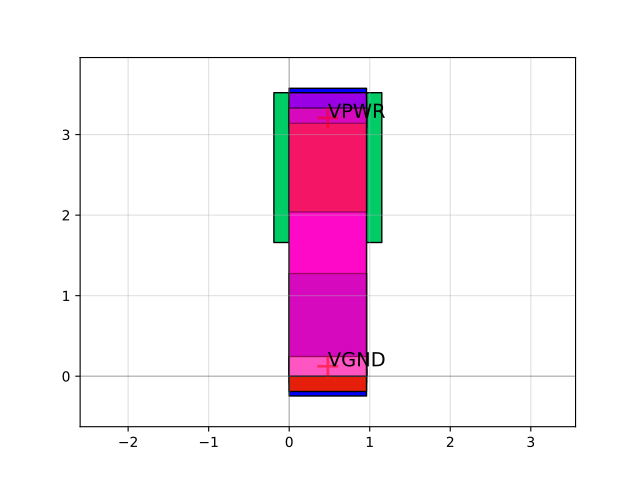

The script that drew this image:
import sky130

c = sky130.components.sky130_fd_sc_hs__tap_2()
c.plot()
